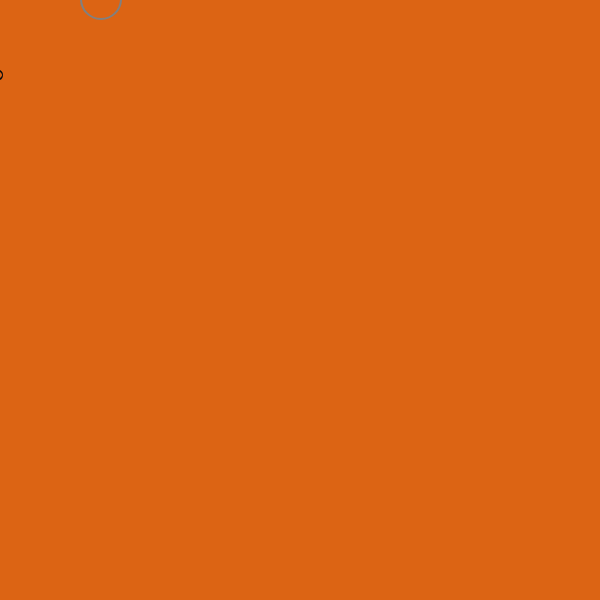
Frame 1 (no input)
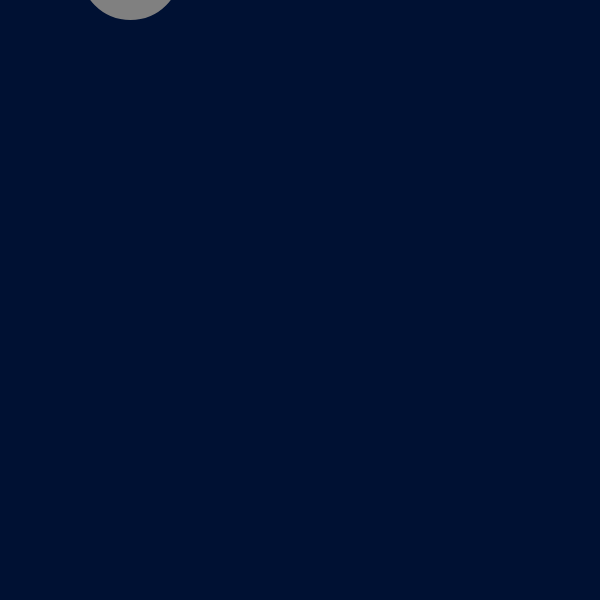
Frame 60 (no input)
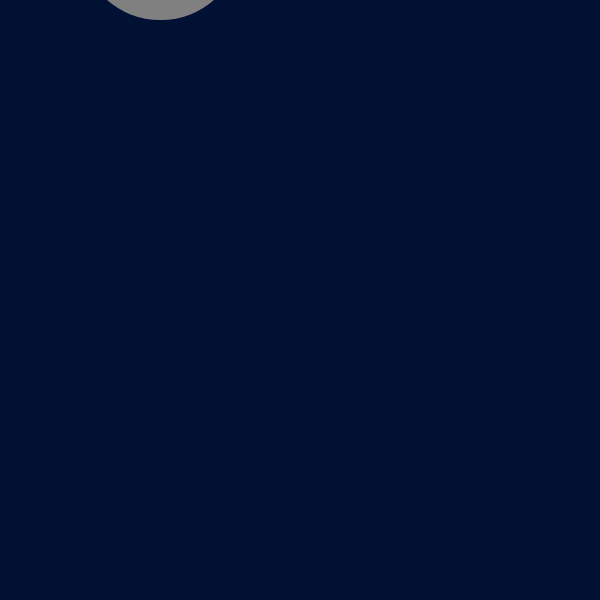
Frame 120 (the mouse pressed at the canvas centre since frame 60)

The p5.js sketch that drew these frames (run headless with seeded random() and noise() and a simulated clock; from frame 60 on, the mouse is pressed at the canvas centre):

// p5.js sketch
// ── sketch.js
let p;
let a;

function setup() {
  createCanvas(600, 600);
  p = 0;
  a = 1;

}

function draw() {
  background(220, 100, 20);
  let w = 50;
  let h = 100;



  w = 150
  h = 150

  if (keyIsPressed === true) {
    p = p + 2
  } else(p = p - 2);

  {
    if (p > 200) {
      background(80, 50, 100, 100)
    } else {
      background(25, 0, 50, 0)
    }
  }
  noStroke();

  colorMode(HSB);
  fill(0, 30, 180, 150);
  triangle(p, p / 2, p, p, w, p);

  strokeWeight(9);
  stroke(5);
  fill(50, 160, 90, 100);
  ellipse(p, w / 2, p / 2, p);

  noStroke();
  fill(0, 200, 0, 190);
  rect(p, 100, p, 200);
  
  strokeWeight(40);
  stroke(50);
  fill(70,0,200, 190);
  rect(100,p,p,p,60);



  p = p + a; {
    if (p > width - w)
      a = -1;
  } {
    if (p < 0)
      a = 1

  }

}
